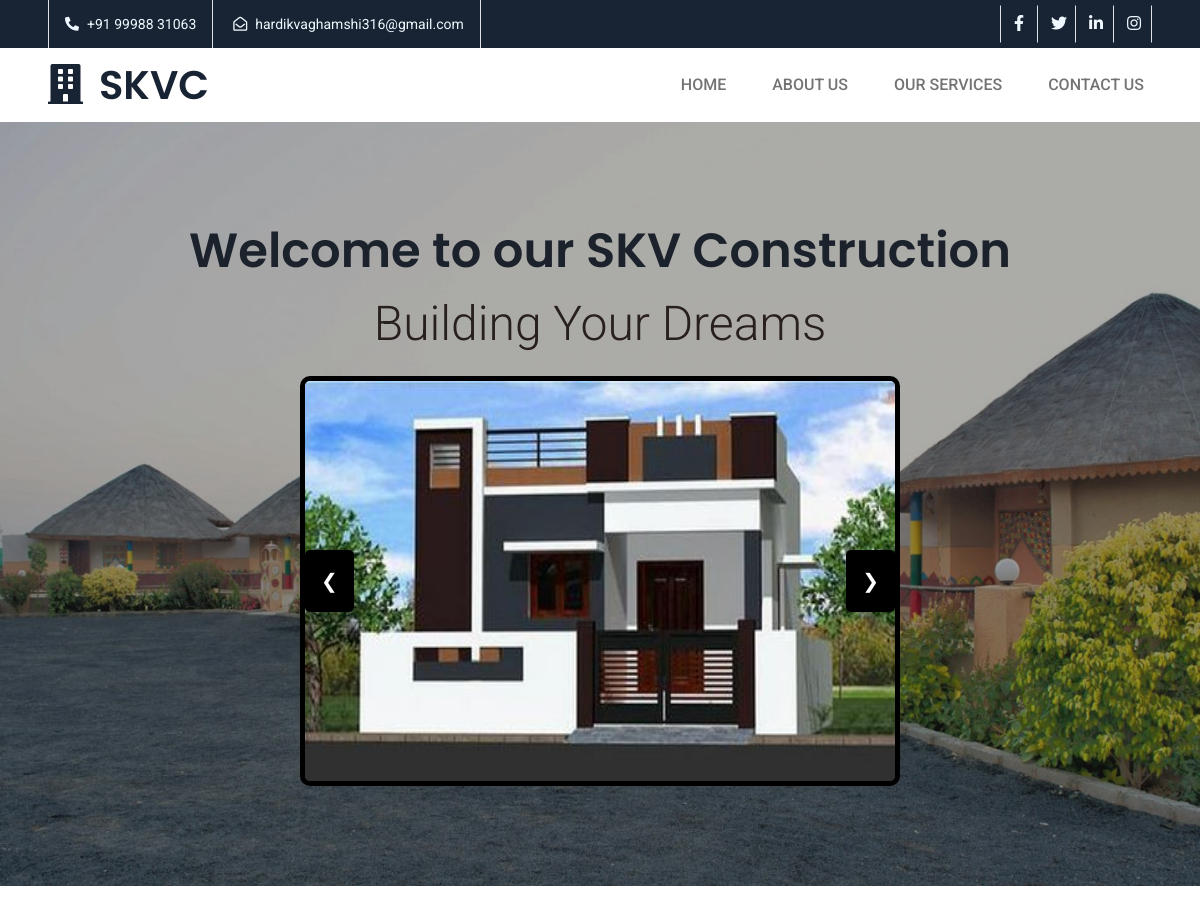
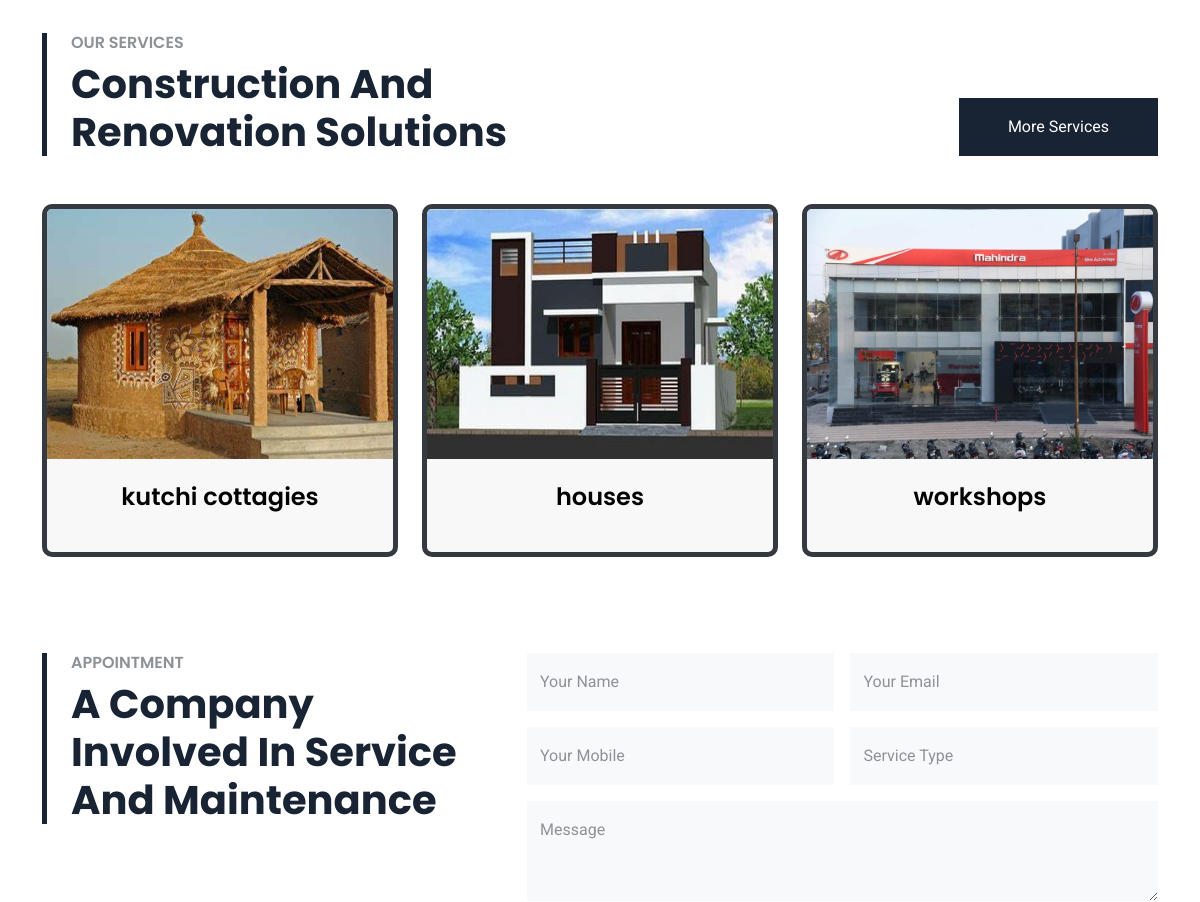
The app's page / (upper part), older data (2 pictures, top to bottom).
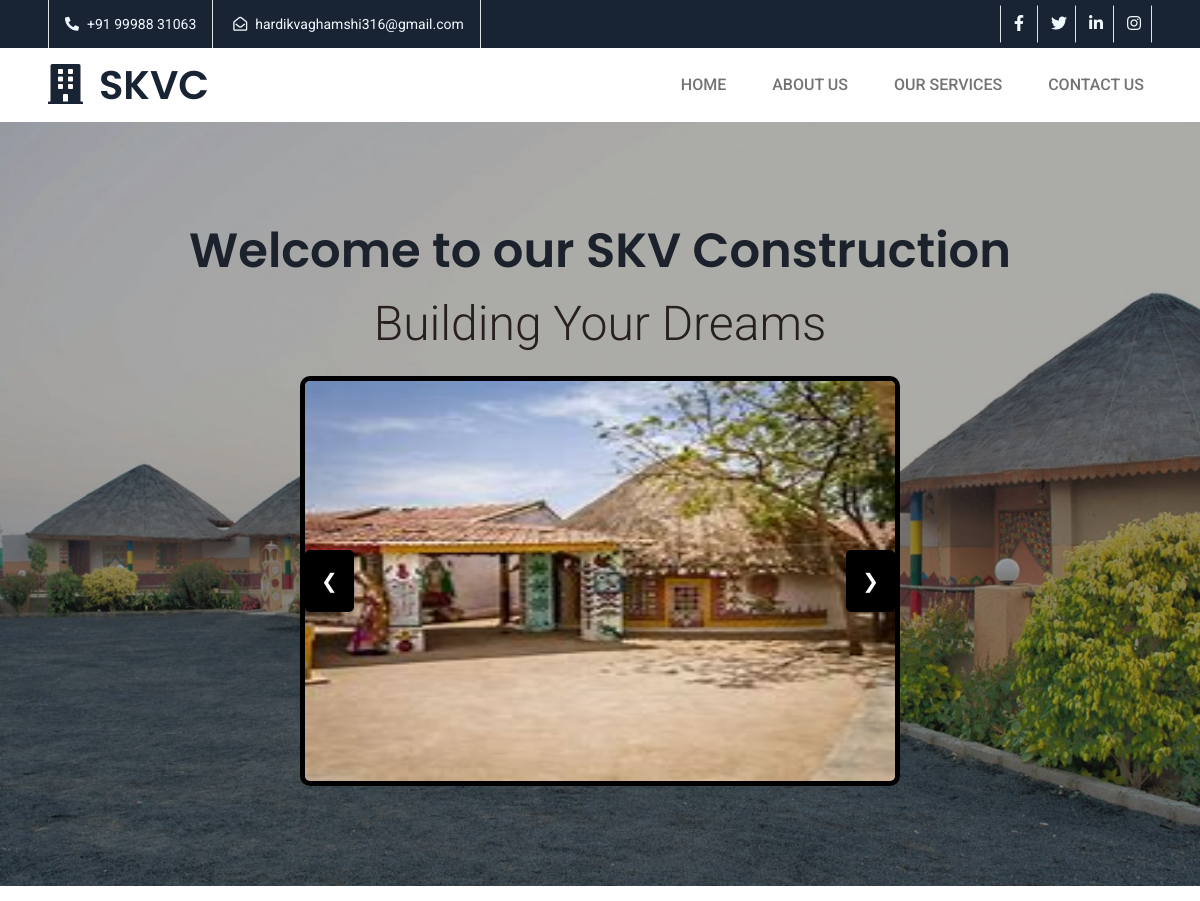
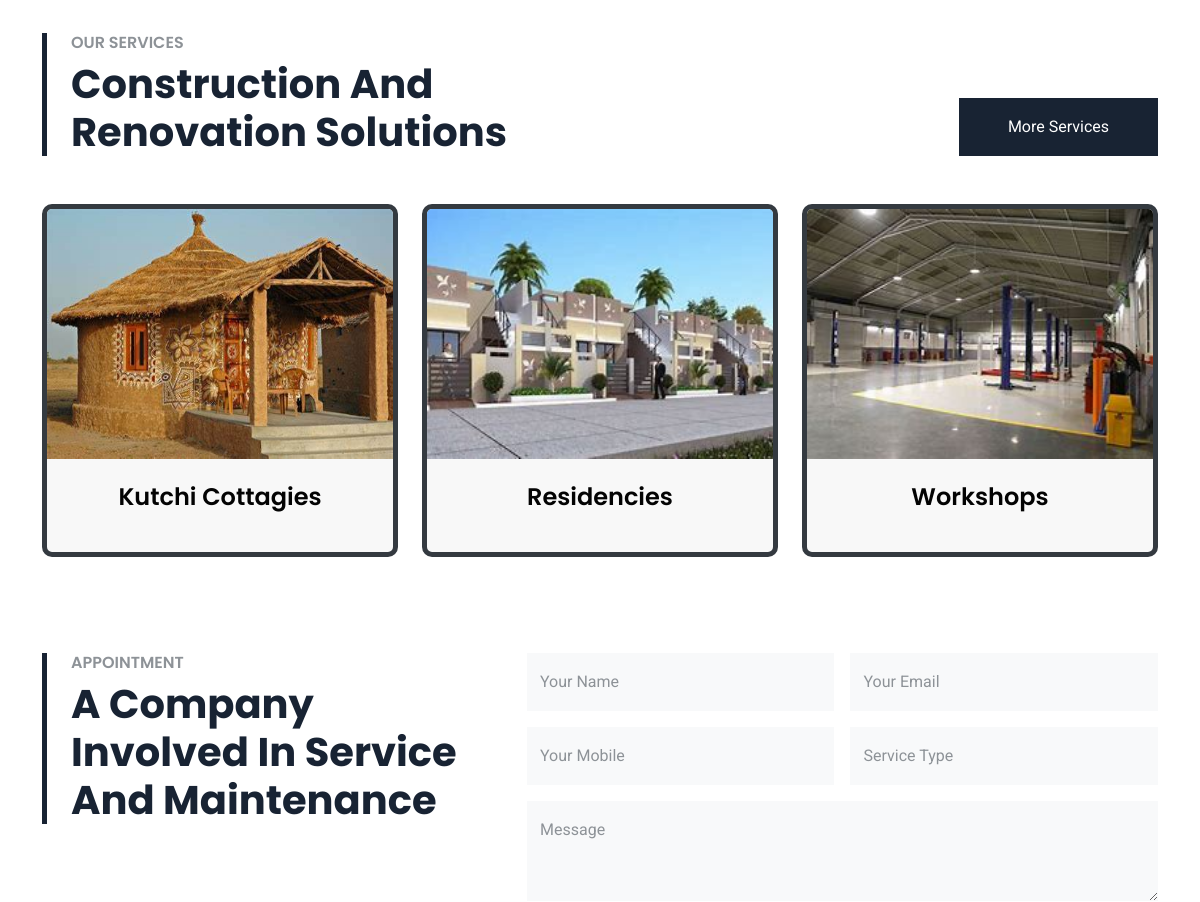
The same page, newer data (2 pictures, top to bottom).
### SKVC/models.py (models this page shows, shortened)
class CarouselSlide(models.Model):
    title = models.CharField(max_length=255)
    description = models.TextField()
    image = models.ImageField(upload_to='carousel_images/')

class Service(models.Model):
    service_id = models.CharField(max_length=20, unique=True)
    title = models.CharField(max_length=255)
    description = models.TextField()
    image = models.ImageField(upload_to='service_images/')

### SKVC/views.py (the view)
# urls.py: path('', home, name='home'),
def home(request):
    services = Service.objects.all()
    carousel_slides = CarouselSlide.objects.all()
    return render(request, 'index.html', {'services': services,'carousel_slides': carousel_slides})

### SKVC/templates/index.html (shortened to what the changed rows need)
{% extends 'BASE.html' %}
{% load static  %}
{% block content %}
<head>
</head>
<section id="header-about" class="big-header" style="background-image: url('/static/img/bhunga.jpg'); background-size:100% 100%;">
  <div class="container">
    <h1>Welcome to our SKV Construction</h1>
    <div class="slideshow-container "style="border-color:black;">
      {% for image in carousel_slides %}
          <img class="mySlides" src="{{ MEDIA_URL }}{{ image.image.url }}" alt=" ">
      {% endfor %}
      <button class="w3-button w3-black w3-display-left" onclick="plusDivs(-1)">&#10094;</button>
      <button class="w3-button w3-black w3-display-right" onclick="plusDivs(1)">&#10095;</button>
    </div>
  </div>
</section>
  <div class="container-xxl py-5">
    <div class="container">
        <div class="row  align-items-end mb-5" >
            <div class="col-lg-6 wow fadeInUp" data-wow-delay="0.1s"style="color:rgb(0, 0, 0)">
                <div class="border-start border-5 border-dark ps-4">
                    <h1 class="display-6 mb-0">Construction And Renovation Solutions</h1>
                </div>
            </div>
        </div>
        <div class="row g-4 justify-content-center">
            {% for service in services %}
                <div class="col-lg-4 col-md-6 wow fadeInUp" data-wow-delay="{% cycle '0.3s' '0.1s' %}">
                    <div class="service-item  overflow-hidden h-100" style="background-color: #f8f8f8;border-color: #343a40;" >
                        <a href="{% url 'service_detail' pk=service.pk %}">
                            <img src="{{ MEDIA_URL }}{{ service.image.url }}" alt="{{ service.title }}" style="width: 100%;height: 250px;">
                        </a>
                        <div class="service-text position-relative text-center h-100 p-4"style = "border-top: 2px;border-color: #d9d9d9;">
                            <h5 class="mb-3" style="color: rgb(3, 3, 3); ">{{ service.title }}</h5>
                        </div>
                    </div>
                </div>
            {% endfor %}
        </div>
    </div>
</div>
 <div class="container-xxl py-5">
  <div class="container">
      <div class="row g-5">
          <div class="col-lg-5 col-md-6 wow fadeInUp" data-wow-delay="0.1s">
              <div class="border-start border-5 border-dark ps-4 mb-5">
                  <h1 class="display-6 mb-0">A Company Involved In Service And Maintenance</h1>
              </div>
          </div>
      </div>
  </div>
</div>
  {% endblock %}

Row changes from the older to the newer data that the page shows:
removed CarouselSlide: image (picture)
removed Service: image (picture), title "houses"
added CarouselSlide: image (picture)
changed Service: title "kutchi cottagies" → "Kutchi Cottagies"
added Service: image (picture), title "Residencies"
changed Service: image: a different picture; title "workshops" → "Workshops"
